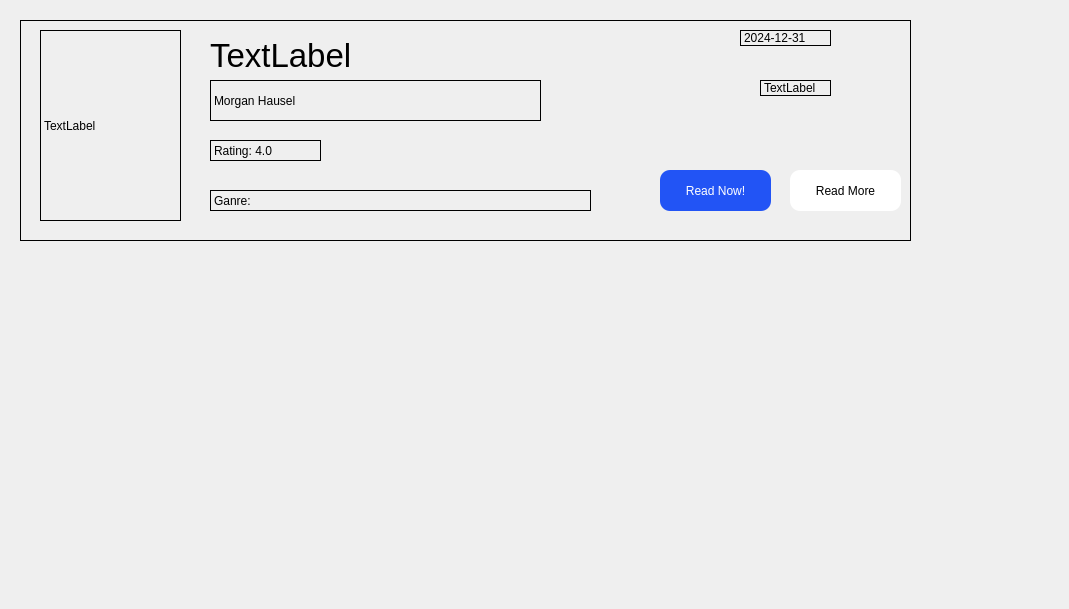
       <widget class="QWidget" name="scrollAreaWidgetContents">
        <property name="geometry">
         <rect>
          <x>0</x>
          <y>0</y>
          <width>1069</width>
          <height>609</height>
         </rect>
        </property>
        <widget class="QWidget" name="widget_11" native="true">
         <property name="geometry">
          <rect>
           <x>20</x>
           <y>20</y>
           <width>891</width>
           <height>221</height>
          </rect>
         </property>
         <property name="styleSheet">
          <string notr="true">border: 1px solid black;</string>
         </property>
         <widget class="QLabel" name="label_8">
          <property name="geometry">
           <rect>
            <x>20</x>
            <y>10</y>
            <width>141</width>
            <height>191</height>
           </rect>
          </property>
          <property name="text">
           <string>TextLabel</string>
          </property>
         </widget>
         <widget class="QLabel" name="label_9">
          <property name="geometry">
           <rect>
            <x>190</x>
            <y>20</y>
            <width>671</width>
            <height>31</height>
           </rect>
          </property>
          <property name="font">
           <font>
            <pointsize>25</pointsize>
           </font>
          </property>
          <property name="styleSheet">
           <string notr="true">border: 0px;</string>
          </property>
          <property name="text">
           <string>TextLabel</string>
          </property>
         </widget>
         <widget class="QLabel" name="label_10">
          <property name="geometry">
           <rect>
            <x>190</x>
            <y>60</y>
            <width>331</width>
            <height>41</height>
           </rect>
          </property>
          <property name="text">
           <string>Morgan Hausel</string>
          </property>
         </widget>
         <widget class="QLabel" name="label_11">
          <property name="geometry">
           <rect>
            <x>190</x>
            <y>120</y>
            <width>111</width>
            <height>21</height>
           </rect>
          </property>
          <property name="text">
           <string>Rating: 4.0</string>
          </property>
         </widget>
         <widget class="QLabel" name="label_12">
          <property name="geometry">
           <rect>
            <x>190</x>
            <y>170</y>
            <width>381</width>
            <height>21</height>
           </rect>
          </property>
          <property name="text">
           <string>Ganre:</string>
          </property>
         </widget>
         <widget class="QLabel" name="label_16">
          <property name="geometry">
           <rect>
            <x>720</x>
            <y>10</y>
            <width>91</width>
            <height>16</height>
           </rect>
          </property>
          <property name="text">
           <string>2024-12-31</string>
          </property>
         </widget>
         <widget class="QLabel" name="label_17">
          <property name="geometry">
           <rect>
            <x>740</x>
            <y>60</y>
            <width>71</width>
            <height>16</height>
           </rect>
          </property>
          <property name="text">
           <string>TextLabel</string>
          </property>
         </widget>
         <widget class="QPushButton" name="pushButton">
          <property name="geometry">
           <rect>
            <x>770</x>
            <y>150</y>
            <width>111</width>
            <height>41</height>
           </rect>
          </property>
          <property name="styleSheet">
           <string notr="true">background-color:white;
font: 700 12pt &quot;Segoe UI&quot;;
color:black;
border: 0px;
border-radius:10px;
</string>
          </property>
          <property name="text">
           <string>Read More</string>
          </property>
         </widget>
         <widget class="QPushButton" name="pushButton_2">
          <property name="geometry">
           <rect>
            <x>640</x>
            <y>150</y>
            <width>111</width>
            <height>41</height>
           </rect>
          </property>
          <property name="styleSheet">
           <string notr="true">background-color:#2254F5;
font: 700 12pt &quot;Segoe UI&quot;;
color:white;
border:0px;
border-radius:10px;</string>
          </property>
          <property name="text">
           <string>Read Now!</string>
          </property>
         </widget>
        </widget>
       </widget>
